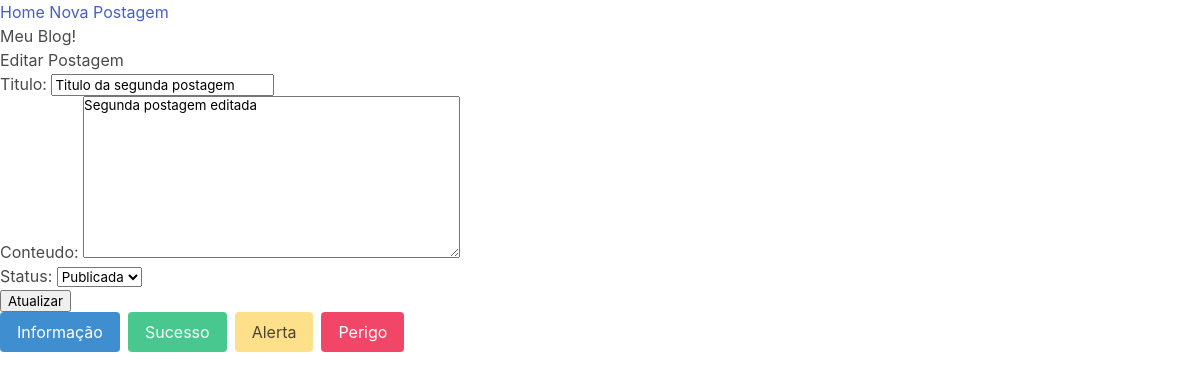
Screenshot of /blog/postagem/2/editar with the database file from the repository.
### blog/models.py (models this page shows, shortened)
class Postagem(models.Model):
    titulo = models.CharField(max_length=200)
    conteudo = models.TextField()
    publicada = models.DateTimeField(default=timezone.now)
    criada = models.DateTimeField(auto_now_add=True)
    atualizada = models.DateTimeField(auto_now=True)
    autor = models.ForeignKey(User, on_delete=models.CASCADE)
    status_opcoes = {
        ('rascunho', 'Rascunho'),
        ('publicada', 'Publicada'),
    }
    status = models.CharField(max_length=10, choices=status_opcoes, default='rascunho')

### blog/views.py (the view)
# urls.py: path('postagem/<int:pk>/editar', EditarPostagemView.as_view(), name="editar"),
class EditarPostagemView(UpdateView):
    model = Postagem
    template_name = "blog/editar_postagem.html"
    fields = ['titulo', 'conteudo', 'status']

### templates/blog/editar_postagem.html
{% extends 'blog/blog_base.html' %}
{% block conteudo %}
    <h1>Editar Postagem</h1>
    <form action="" method="post">{% csrf_token %}
        {{ form.as_p }}
        <input type="submit" value="Atualizar"/>
    </form>
{% endblock conteudo %}

### rows the page displays
Postagem: titulo "Titulo da segunda postagem", conteudo "Segunda postagem editada", status "Publicada"
